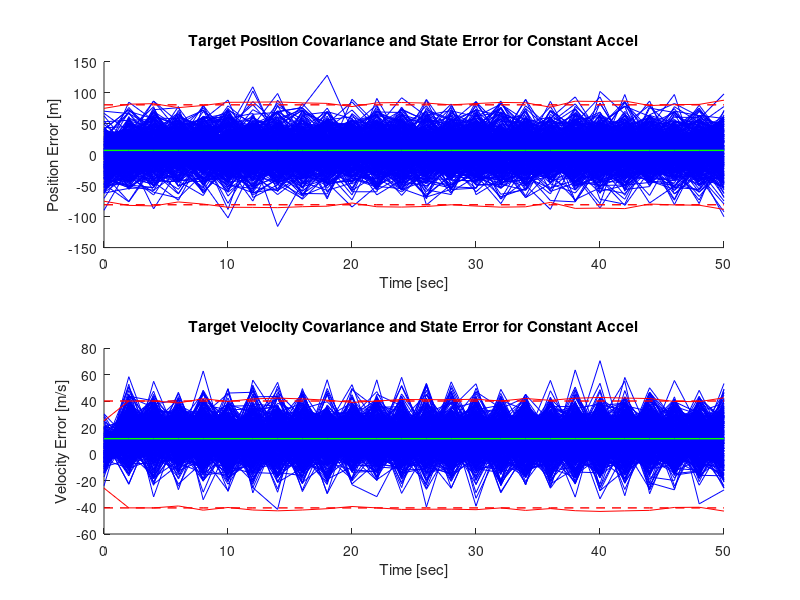

MATLAB code to generate this figure:
% 2.1 ORSE Filter Constant Acceleration

clc; clear all; close all;

runs = 500;                              % Monte Carlo run
dt = 2;                                 % Sample time
t = 0:dt:50;
H = [1 0];
G = [dt^2/2;dt];                        % Acceleration factor
Rtrue = 1000;                       
Wtrue = 9;
R = 0.94*Rtrue;                         % Filter measurement variance
W = 0.9*Wtrue;                          % Filter model error
phi = [1 dt;0 1];                       % Transition matrix
M = [1 1/dt;1/dt 2/(dt^2)]*R;           % State covariance (initial)                                    
lambda = 9;

% Position arrays for plotting
runErrorPos = zeros(1,runs);
graphErrorPos = zeros(1,length(t));
runstdPos = zeros(runs,length(t));
graphstdPos = zeros(1,length(t));

% Velocity arrays for plotting
runErrorVel = zeros(1,runs);
graphErrorVel = zeros(1,length(t));
runstdVel = zeros(runs,length(t)); 
graphstdVel = zeros(1,length(t));

for i = 1:runs
    
   a = (mvnrnd(9,0,length(t)))';      % Generate samples
   p = 0;                                   % Set initial conditions
   v = 10;
   prior = [p;v];                           % Set initial prior assumption
   post = [];
   error = [];
   state = [p;v];
   D = [0;0];
   
   % ADD IN ACCELERATION TO KINEMATICS
   for k = 2:length(t)
     state(:,k) = phi*state(:,k-1)+G*a(k);	% Kinematics
   end
   
   r =(mvnrnd(0,Rtrue,length(t)))';         % mean=0, variance=sqrt(1000)
   
   for k = 1:length(t)
      meas(k) =  H*state(:,k)+r(k);         % Add noise to true
   end
   
   for k = 1:length(t)
       prior = phi*prior;                   % Calc next step prior
       res = meas(k)-H*prior;               % Calc residual
       M = phi*M*phi';                % Calc prior cov
       D = phi*D+[(0.5*dt^2);dt];
       S = M+D*(lambda^2)*D';
       K = S*H'*((H*S*H'+R)^-1);        % Calc gains
       M = (eye(2)-K*H)*M*(eye(2)-K*H)'+K*R*K';     % Calc post cov
       D = (eye(2)-K*H)*D;                  % update lag
       stdPos(i,k) = 3 * sqrt(M(1,1));      % Store position covariance
       stdVel(i,k) = 3 * sqrt(M(2,2));      % Store velocity covariance
       tempvar = prior+K*res;               % Calc post prediction
       post(:,k) = tempvar;                 % Store var
       prior = post(:,k);                   % Reset prior to be post
       error(:,k) = state(:,k)-post(:,k);	% Calc error vs true
   end
   
   % Position mean error algorithm
   runErrorPos(1,i) = mean(error(1,:));
   if (i == runs)
       meanErrorPos = mean(runErrorPos);
       for k = 1:length(t)
           graphErrorPos(1,k) = meanErrorPos;
       end
   end
   
	% Position standard deviation algorithm
    runstdPos(i,:) = error(1,:);
    if (i == runs)
        for k = 1:length(t)
            graphstdPos(1,k) = 3*std(runstdPos(:,k));
        end
    end
   
   % Velocity mean error algorithm
   runErrorVel(1,i) = mean(error(2,:));
   if (i == runs)
       meanErrorVel = mean(runErrorVel);
       for k = 1:length(t)
           graphErrorVel(1,k) = meanErrorVel;
       end
   end
   
   	% Velocity standard deviation algorithm
    runstdVel(i,:) = error(2,:);
    if (i == runs)
        for k = 1:length(t)
            graphstdVel(1,k) = 3*std(runstdVel(:,k));
        end
    end
   
   % Plot each position run
   figure(1)
   subplot(2,1,1)
   hold on;
   plot(t, error(1,:), 'blue');
   
   % Plot each velocity run
   subplot(2,1,2)
   hold on;
   plot(t, error(2,:), 'blue');
   
end

% Create lower bound of standard deviation
invstdPos = -1 * graphstdPos;
invstdVel = -1 * graphstdVel;

% Display mean error values
fprintf('The mean position error for const accel is: %f \n',meanErrorPos);
fprintf('The mean velocity error for const accel is: %f \n\n',meanErrorVel);

% Calculate filter 3 sigma error from last Monte Carlo run
sigPos = zeros(1,length(t));
sigVel = zeros(1,length(t));
for k = 1:length(t)
    sigPos(1,k) = 3*sqrt(M(1,1));
    sigVel(1,k) = 3*sqrt(M(2,2));
end
negSigPos = -1 * sigPos;
negSigVel = -1 * sigVel;
fprintf('The filter 3 sigma posiiton error for const accel is: %f \n',mean(sigPos));
fprintf('The filter 3 sigma velocity error for const accel is: %f \n',mean(sigVel));

% Position State Covariance Graph
subplot(2,1,1);
plot(t, graphErrorPos, 'green', 'LineWidth',1);
plot(t, graphstdPos, 'red');
plot(t, invstdPos, 'red');
plot(t, sigPos, '--red', 'LineWidth',1);
plot(t, negSigPos, '--red', 'LineWidth',1);
hold off;
xlabel('Time [sec]');
ylabel('Position Error [m]');
%ylim([-120 120]);
title('Target Position Covariance and State Error for Constant Accel');

% Velocity State Covariance Graph
subplot(2,1,2);
plot(t, graphErrorVel, 'green', 'LineWidth',1);
plot(t, graphstdVel, 'red');
plot(t, invstdVel, 'red');
plot(t, sigVel, '--red', 'LineWidth',1);
plot(t, negSigVel, '--red', 'LineWidth',1);
hold off;
xlabel('Time [sec]');
ylabel('Velocity Error [m/s]');
%ylim([-30 30]);
title('Target Velocity Covariance and State Error for Constant Accel');